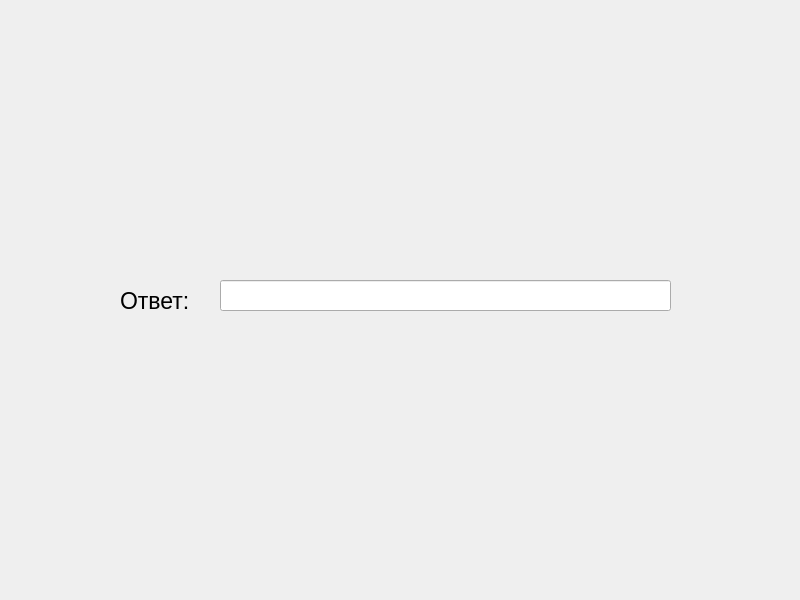
<?xml version="1.0" encoding="UTF-8"?>
<ui version="4.0">
 <class>MainWindow</class>
 <widget class="QMainWindow" name="MainWindow">
  <property name="geometry">
   <rect>
    <x>0</x>
    <y>0</y>
    <width>800</width>
    <height>600</height>
   </rect>
  </property>
  <property name="windowTitle">
   <string>Второе задание</string>
  </property>
  <widget class="QWidget" name="centralwidget">
   <widget class="QLabel" name="label_2">
    <property name="geometry">
     <rect>
      <x>120</x>
      <y>280</y>
      <width>101</width>
      <height>41</height>
     </rect>
    </property>
    <property name="font">
     <font>
      <pointsize>17</pointsize>
     </font>
    </property>
    <property name="text">
     <string>Ответ:</string>
    </property>
   </widget>
   <widget class="QLineEdit" name="lineEdit">
    <property name="geometry">
     <rect>
      <x>220</x>
      <y>280</y>
      <width>451</width>
      <height>31</height>
     </rect>
    </property>
    <property name="font">
     <font>
      <pointsize>15</pointsize>
     </font>
    </property>
   </widget>
   <widget class="QLabel" name="label">
    <property name="geometry">
     <rect>
      <x>140</x>
      <y>120</y>
      <width>501</width>
      <height>111</height>
     </rect>
    </property>
    <property name="text">
     <string/>
    </property>
    <property name="pixmap">
     <pixmap>../../image/secondTask/task2formyla1.png</pixmap>
    </property>
   </widget>
  </widget>
 </widget>
 <resources/>
 <connections/>
</ui>
